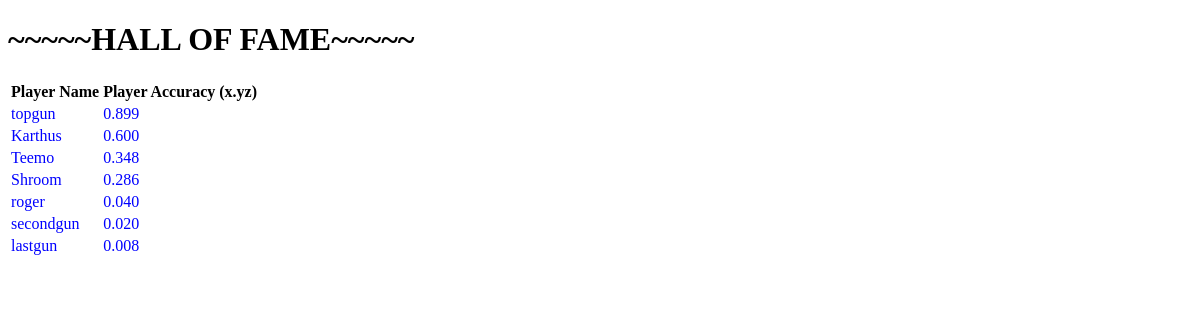
The app's page /hall_of_fame/, older data.
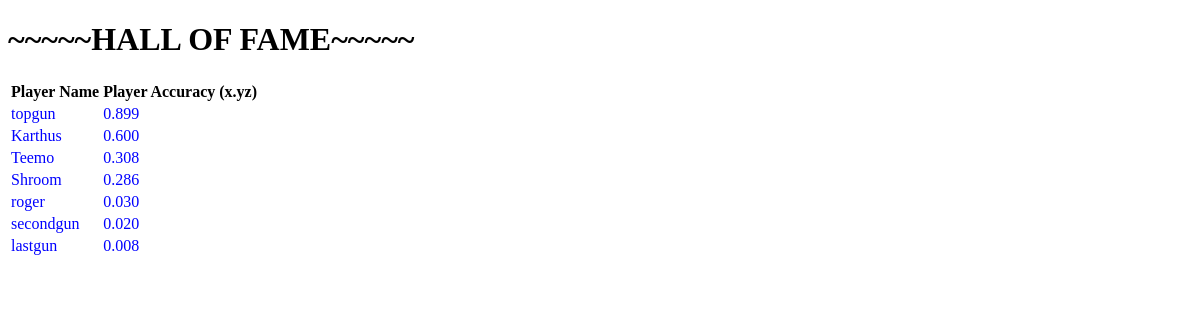
The same page, newer data.
### BattleWeb101/models.py (models this page shows, shortened)
class Player(models.Model):
    player_id = models.AutoField(primary_key=True)
    player_name = models.CharField(max_length=15)
    player_bullets = models.IntegerField(default=3)
    player_hit_points = models.IntegerField(default=20)
    player_suncker_points = models.IntegerField(default=0)
    player_total_shots = models.IntegerField(default=0)  # All historical shots the player has made since his first shot
    player_total_hits = models.IntegerField(default=0)  # Shots that actually hit
    player_accuracy = models.DecimalField(default=0.000, max_digits=6, decimal_places=3)  # 0.000 This field is COOL!!!
    class Meta:
        ordering = ['player_id']

### BattleWeb101/views.py (the view)
# urls.py: path('hall_of_fame/', HallOfFame.as_view(), name='hall_of_fame_urlpattern'),
class HallOfFame(View):
    number_of_fames_to_display = 10
    def get(self, request):
        list_of_fames_descending_order = Player.objects.all().exclude(player_accuracy=0.000).order_by('-player_accuracy')
        context = {
            'hall_of_fame_list': list_of_fames_descending_order
        }
        return render(request, 'battleweb101/HallOfFame.html', context=context)

### BattleWeb101/templates/battleweb101/HallOfFame.html (shortened to what this page needs)
<!DOCTYPE html>
<html lang="en">
<head>
</head>
<body>
    <h1>~~~~~HALL OF FAME~~~~~</h1>
    <table class="table table-hover table-striped">
        <thead>
          <tr>
            <th>Player Name</th>   <th>Player Accuracy (x.yz)</th>
          </tr>
        </thead>
        <tbody>
          {% for player in hall_of_fame_list %}
              <tr style="color: blue;">
                <td>{{player.player_name}}</td>
                <td>{{player.player_accuracy}}</td>
              </tr>
          {% endfor %}
        </tbody>
    </table>
</body>
</html>

Row changes from the older to the newer data that the page shows:
changed Player "Teemo": player_accuracy "0.348" → "0.308"
changed Player "roger": player_accuracy "0.040" → "0.030"
